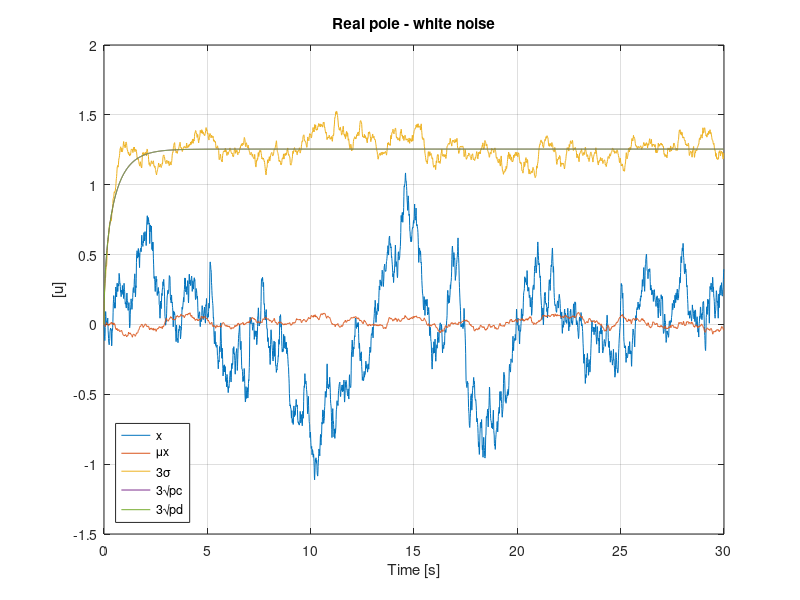
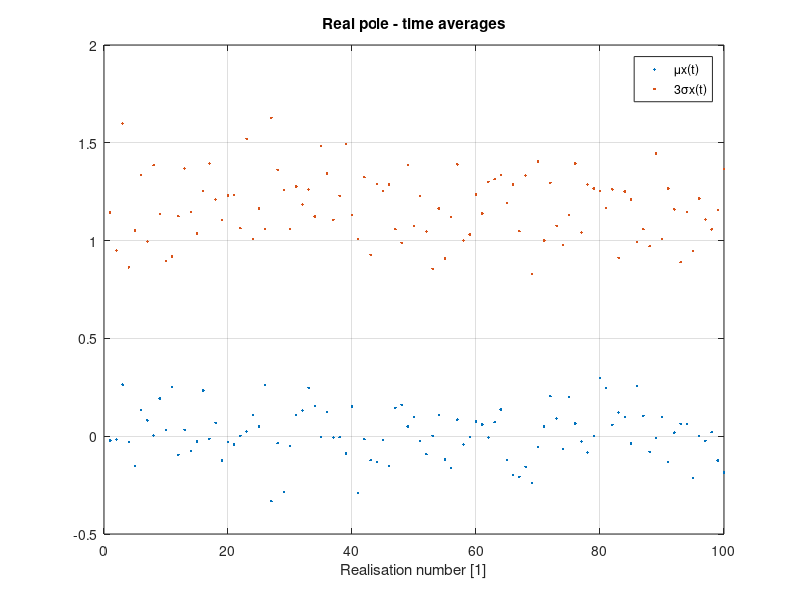

MATLAB code to generate these figures, in order:
function demo_realpole(dt)
%DEMO_REALPOLE - demo Real-pole response to white noise
%
%  DEMO_REALPOLE(T)
%
%   T - sampling period [s], default 0.01
%
%   The real pole is at 0.7 r/s

if (nargin < 1), dt= 0.01; end

time= [0:2999]'*dt;

%noise intensity [u^2/Hz]
qc= 0.5;

%noise covariance [u^2]
qd= qc/dt;

%continuous case
a= 0.7;
pc= qc*a/2*(1-exp(-2*a*time));

% ensemble
n= 100;
uc= sqrt(qd)*randn(length(time),n);
for ix=1:n
  xc(:,ix)= lsim(tf(a,[1 a]),uc(:,ix),time);
end

%discrete case
f= exp(-a*dt);
g= 1-f;
pd= 0*time;
for ix=2:length(time)
  pd(ix)= f^2*pd(ix-1)+g^2*qd;
end

figure(1)
lh= plot(time,[xc(:,1) mean(xc,2) 3*std(xc,[],2) 3*sqrt(pc) 3*sqrt(pd) ]);
grid on
xlabel('Time [s]')
ylabel('[u]')
title('Real pole - white noise')
legend({'x','\mux','3\sigma','3\surdpc','3\surdpd'},'location','southwest')

figure(2)
lh= plot(1:n,[mean(xc); 3*std(xc)],'.');
grid on
title('Real pole - time averages')
legend({'\mux(t)','3\sigmax(t)'})
xlabel('Realisation number [1]')
figure(1)
